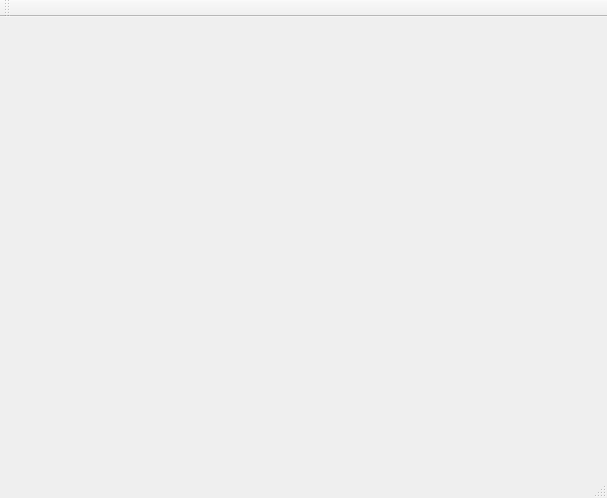
<?xml version="1.0" encoding="UTF-8"?>
<ui version="4.0">
 <class>Product_FinalClass</class>
 <widget class="QMainWindow" name="Product_FinalClass">
  <property name="geometry">
   <rect>
    <x>0</x>
    <y>0</y>
    <width>607</width>
    <height>498</height>
   </rect>
  </property>
  <property name="windowTitle">
   <string>Product_Final</string>
  </property>
  <widget class="QWidget" name="centralWidget"/>
  <widget class="QMenuBar" name="menuBar">
   <property name="geometry">
    <rect>
     <x>0</x>
     <y>0</y>
     <width>607</width>
     <height>22</height>
    </rect>
   </property>
  </widget>
  <widget class="QToolBar" name="mainToolBar">
   <attribute name="toolBarArea">
    <enum>TopToolBarArea</enum>
   </attribute>
   <attribute name="toolBarBreak">
    <bool>false</bool>
   </attribute>
  </widget>
  <widget class="QStatusBar" name="statusBar"/>
 </widget>
 <layoutdefault spacing="6" margin="11"/>
 <resources>
  <include location="Product_Final.qrc"/>
 </resources>
 <connections/>
</ui>
